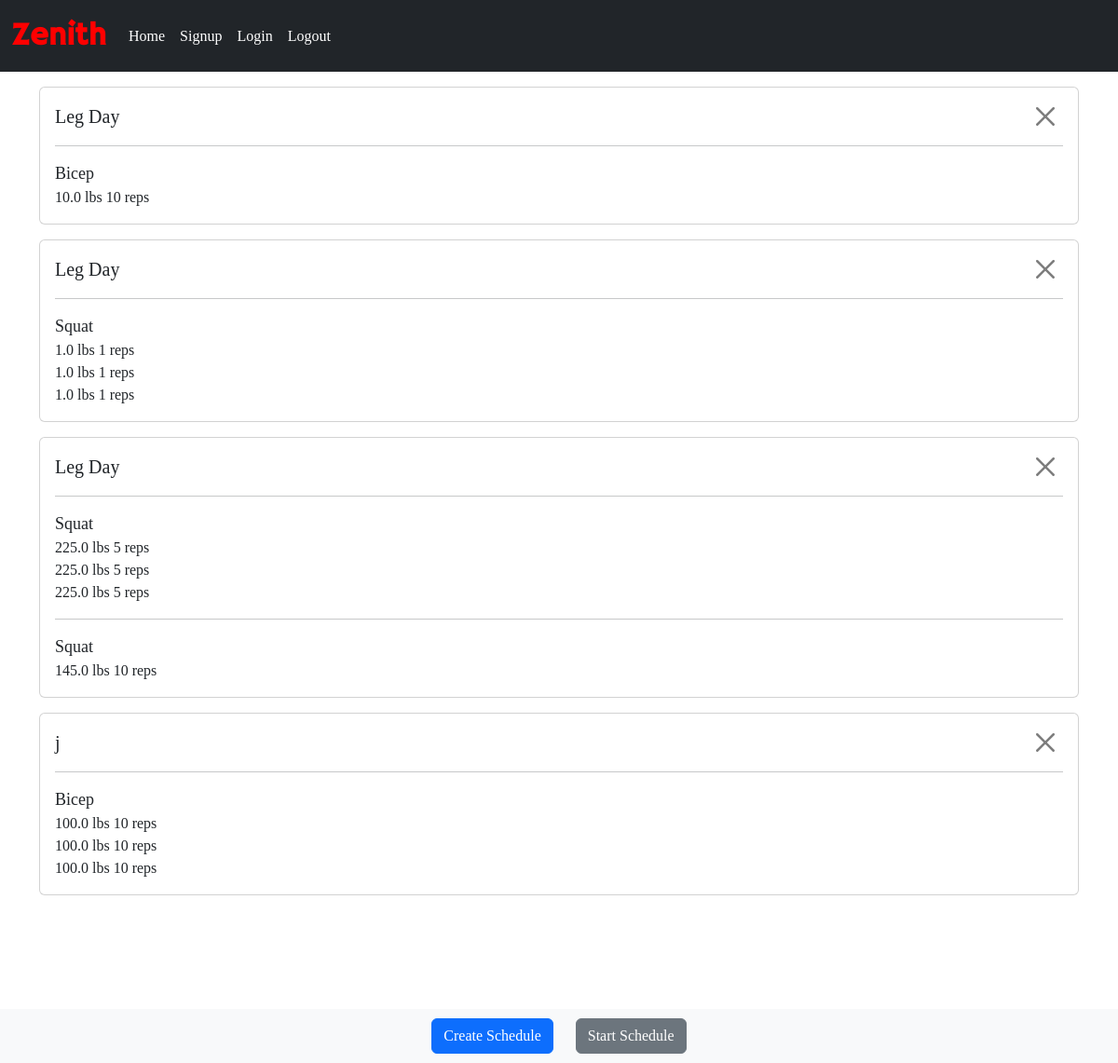
The page /home (signed in) on the database as committed earlier.
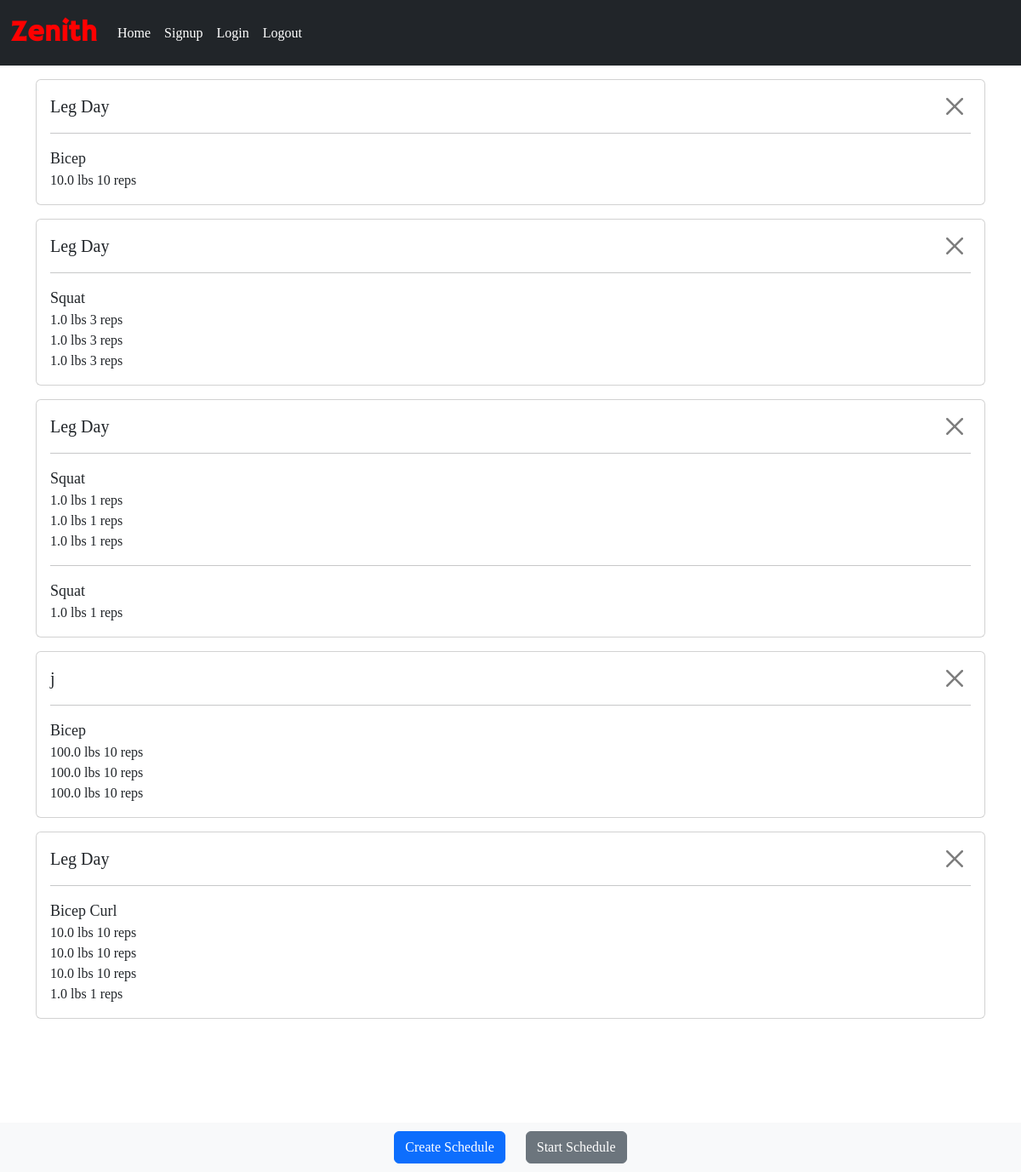
The same page on the database as committed later.
### website/models.py (models this page shows)
class Schedule(db.Model, UserMixin):
    id = db.Column(db.Integer, primary_key=True)
    schedule_name = db.Column(db.String(100), nullable=False)
    date_created = db.Column(db.DateTime, default=datetime.utcnow(), nullable=False)
    user_id = db.Column(db.Integer, db.ForeignKey('user.id'), nullable=False)
    exercises = db.relationship('Exercise', backref='schedule', lazy=True)

class Exercise(db.Model, UserMixin):
    id = db.Column(db.Integer, primary_key=True)
    exercise_name = db.Column(db.String(100), nullable=False)
    schedule_id = db.Column(db.Integer, db.ForeignKey('schedule.id'))
    user_id = db.Column(db.Integer, db.ForeignKey('user.id'), nullable=False)
    sets = db.relationship('Set', backref='exercise', lazy=True)

class Set(db.Model, UserMixin):
    id = db.Column(db.Integer, primary_key=True)
    reps = db.Column(db.Integer, nullable=False)
    weight = db.Column(db.Float, nullable=False)
    exercise_id = db.Column(db.Integer, db.ForeignKey('exercise.id'), nullable=False)
    user_id = db.Column(db.Integer, db.ForeignKey('user.id'), nullable=False)

### website/training.py (the view)
@training.route("/", methods=['POST', 'GET'])
@training.route("/home", methods=['POST', 'GET'])
@login_required
def home():
    schedules = Schedule.query.filter_by(user_id=current_user.id).all()
    exercises = Exercise.query.filter_by(user_id=current_user.id).all()
    sets = Set.query.filter_by(user_id=current_user.id).all()
    return render_template("index.html", schedules=schedules, exercises=exercises, sets=sets, current_user=current_user)

### website/__init__.py (called while the page is built)
def create_app():
    app = Flask(__name__)
    app.config["SQLALCHEMY_DATABASE_URI"] = "sqlite:///project.db"
    app.config['SECRET_KEY'] = 'mbgodbnfvojvnseofefqwdqwifgbjdfsnf'
    db.init_app(app)
    from .auth import auth
    app.register_blueprint(auth)
    from .training import training
    app.register_blueprint(training)
    from .models import User
    create_database(app)
    login_manager.login_view = "auth.login"
    login_manager.login_message = "You must be signed in to reach this page!"
    login_manager.login_message_category = "danger"
    login_manager.init_app(app)
    @login_manager.user_loader
    def load_user(id):
        return User.query.get(int(id))
    return app

### website/templates/index.html (shortened to what this page needs)
{% extends 'base.html' %}
{% block content %}
<div class="container" style="margin-bottom: 15%;">
    {% for schedule in schedules %}
    <div id="schedule_{{ schedule.id }}" class="card clickable p-3 mt-3" onclick="selectSchedule({{ schedule.id }})">
        <div class="schedule-name">
            {{ schedule.schedule_name }}
            <div class="btnDiv d-inline">
                <button class="btn-close"  onclick="deleteSchedule({{schedule.id}})"></button>
            </div>
        </div>
        <div class="exercise-name">
            {% for exercise in exercises %}
                {% if exercise.schedule_id == schedule.id %}
                <hr>
                    {{ exercise.exercise_name }}
                    <div class="set-data">
                        {% for set in sets %}
                            {% if set.exercise_id == exercise.id %}
                                <div>{{ set.weight }} lbs {{ set.reps }} reps</div>
                            {% endif %}
                        {% endfor %}
                    </div>
                {% endif %}
            {% endfor %}
        </div>
    </div>
    {% endfor %}
</div>
<div class="bottom-row">
    <div class="container">
        <div class="row justify-content-center">
            <div class="col-auto">
                <a href="/schedule/create"><button class="btn btn-primary">Create Schedule</button></a>
            </div>
            <div class="col-auto">
                <button onclick="startSelectedSchedule()" class="btn btn-secondary">Start Schedule</button>
            </div>
        </div>
    </div>
</div>
{% endblock %}

### website/templates/base.html (shortened to what this page needs)
<!DOCTYPE html>
<html lang="en">
<head>
    <link href="https://cdn.jsdelivr.net/npm/bootstrap@5.3.2/dist/css/bootstrap.min.css" rel="stylesheet">
</head>
<body>
    <nav class="navbar navbar-expand-lg bg-dark">
        <div class="container-fluid">
          <a class="navbar-brand" href="/home">
            Zenith
          </a>
          <div class="collapse navbar-collapse" id="navbarNav">
            <ul class="navbar-nav">
              <li class="nav-item">
                <a class="nav-link active text-white" aria-current="page" href="/home">Home</a>
              </li>
              <li class="nav-item">
                <a class="nav-link text-white" href="/signup">Signup</a>
              </li>
              <li class="nav-item">
                <a class="nav-link text-white" href="/login">Login</a>
              </li>
              <li class="nav-item">
                <a class="nav-link text-white" href="/logout">Logout</a>
              </li>
            </ul>
          </div>
        </div>
      </nav>
    {% block content %}
    {% endblock %}
</body>
</html>

### website/templates/index.html (style rules this page uses)
.bottom-row { position: fixed; bottom: 0; width: 100%; background-color: #f8f9fa; padding: 10px; text-align: center; }
.clickable { cursor: pointer; }
.btnDiv { position: absolute; right: 20px; }
.schedule-name { font-size: 20px; }
.exercise-name { font-size: 18px; }
.set-data { font-size: 16px; }

Rows that differ between the two databases and show on the page:
changed Set (number 2 of 15 on the later page): reps "1" → "3"
changed Set (number 3 of 15 on the later page): reps "1" → "3"
changed Set (number 4 of 15 on the later page): reps "1" → "3"
changed Set (number 5 of 15 on the later page): weight "225.0" → "1.0"; reps "5" → "1"
changed Set (number 6 of 15 on the later page): weight "225.0" → "1.0"; reps "5" → "1"
changed Set (number 7 of 15 on the later page): weight "225.0" → "1.0"; reps "5" → "1"
changed Set (number 8 of 15 on the later page): weight "145.0" → "1.0"; reps "10" → "1"
added Schedule: schedule_name "Leg Day"
added Exercise: exercise_name "Bicep Curl", shown under "Leg Day"
added Set: weight "10.0", reps "10", shown under "Bicep Curl"
added Set: weight "10.0", reps "10", shown under "Bicep Curl"
added Set: weight "10.0", reps "10", shown under "Bicep Curl"
added Set: weight "1.0", reps "1", shown under "Bicep Curl"
